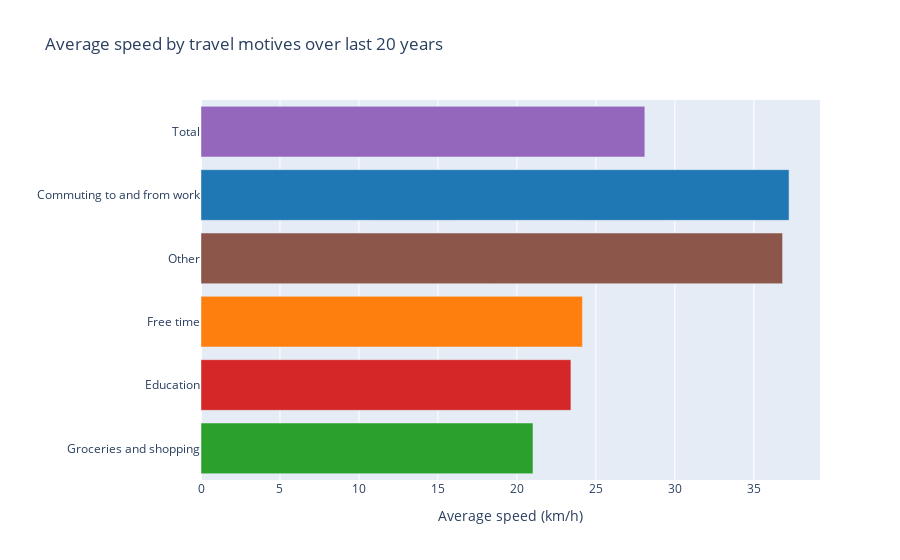

The cell this chart's notebook holds for it:
### Code cell
import plotly.express as px

# Define a color dictionary for each travel motive
color_map = {
    'Commuting to and from work': '#1f77b4',
    'Free time': '#ff7f0e',
    'Groceries and shopping': '#2ca02c',
    'Education': '#d62728',
    'Total': '#9467bd',
    'Other': '#8c564b'
}

# Calculate the average speed by travel motive, sort in descending order, and move "Total" to the top
average_speed = total.groupby('Travel motives')['Speed in kmh'].mean().sort_values(ascending=False).round(2)

# Ensure "Total" appears first in the sorted Series
average_speed = average_speed.reindex(['Total'] + [motive for motive in average_speed.index if motive != 'Total'])

# Create the horizontal bar plot with colors assigned by the color map
fig = px.bar(
    average_speed,
    x=average_speed.values,
    y=average_speed.index,
    orientation='h',
    title='Average speed by travel motives over last 20 years',
    labels={'x': 'Average speed (km/h)', 'y': 'Travel motives'},
    color=average_speed.index,  # Set color by travel motives
    color_discrete_map=color_map  # Apply custom color map
)

# Update layout to remove the legend and ensure "Total" is at the top
fig.update_layout(
    xaxis_title="Average speed (km/h)",
    yaxis_title="",
    showlegend=False  # Remove legend
)

# Show the plot
fig.show()

### Figure 1 — Plotly figure (JSON) as saved in the notebook; plotly's stock layout.template omitted (floating-point values rounded to 4 significant figures)
{"data": [{"alignmentgroup": "True", "hovertemplate": "Travel motives=%{y}<br>Average speed (km/h)=%{x}<extra></extra>", "legendgroup": "Total", "marker": {"color": "#9467bd", "pattern": {"shape": ""}}, "name": "Total", "offsetgroup": "Total", "orientation": "h", "showlegend": true, "textposition": "auto", "type": "bar", "x": [28.1], "xaxis": "x", "y": ["Total"], "yaxis": "y"}, {"alignmentgroup": "True", "hovertemplate": "Travel motives=%{y}<br>Average speed (km/h)=%{x}<extra></extra>", "legendgroup": "Commuting to and from work", "marker": {"color": "#1f77b4", "pattern": {"shape": ""}}, "name": "Commuting to and from work", "offsetgroup": "Commuting to and from work", "orientation": "h", "showlegend": true, "textposition": "auto", "type": "bar", "x": [37.23], "xaxis": "x", "y": ["Commuting to and from work"], "yaxis": "y"}, {"alignmentgroup": "True", "hovertemplate": "Travel motives=%{y}<br>Average speed (km/h)=%{x}<extra></extra>", "legendgroup": "Other", "marker": {"color": "#8c564b", "pattern": {"shape": ""}}, "name": "Other", "offsetgroup": "Other", "orientation": "h", "showlegend": true, "textposition": "auto", "type": "bar", "x": [36.82], "xaxis": "x", "y": ["Other"], "yaxis": "y"}, {"alignmentgroup": "True", "hovertemplate": "Travel motives=%{y}<br>Average speed (km/h)=%{x}<extra></extra>", "legendgroup": "Free time", "marker": {"color": "#ff7f0e", "pattern": {"shape": ""}}, "name": "Free time", "offsetgroup": "Free time", "orientation": "h", "showlegend": true, "textposition": "auto", "type": "bar", "x": [24.15], "xaxis": "x", "y": ["Free time"], "yaxis": "y"}, {"alignmentgroup": "True", "hovertemplate": "Travel motives=%{y}<br>Average speed (km/h)=%{x}<extra></extra>", "legendgroup": "Education", "marker": {"color": "#d62728", "pattern": {"shape": ""}}, "name": "Education", "offsetgroup": "Education", "orientation": "h", "showlegend": true, "textposition": "auto", "type": "bar", "x": [23.42], "xaxis": "x", "y": ["Education"], "yaxis": "y"}, {"alignmentgroup": "True", "hovertemplate": "Travel motives=%{y}<br>Average speed (km/h)=%{x}<extra></extra>", "legendgroup": "Groceries and shopping", "marker": {"color": "#2ca02c", "pattern": {"shape": ""}}, "name": "Groceries and shopping", "offsetgroup": "Groceries and shopping", "orientation": "h", "showlegend": true, "textposition": "auto", "type": "bar", "x": [21.02], "xaxis": "x", "y": ["Groceries and shopping"], "yaxis": "y"}], "layout": {"barmode": "relative", "legend": {"title": {"text": "Travel motives"}, "tracegroupgap": 0}, "showlegend": false, "title": {"text": "Average speed by travel motives over last 20 years"}, "xaxis": {"anchor": "y", "domain": [0, 1], "title": {"text": "Average speed (km/h)"}}, "yaxis": {"anchor": "x", "categoryarray": ["Groceries and shopping", "Education", "Free time", "Other", "Commuting to and from work", "Total"], "categoryorder": "array", "domain": [0, 1], "title": {"text": ""}}}}
